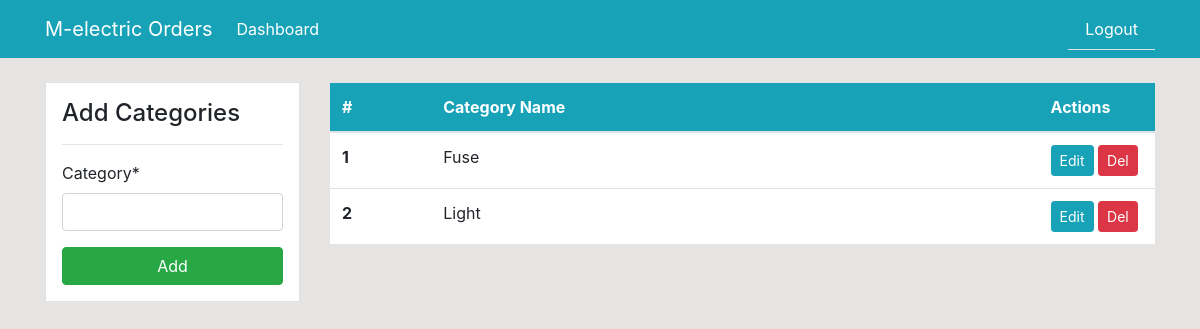
The app's page /categories (signed in), older data.
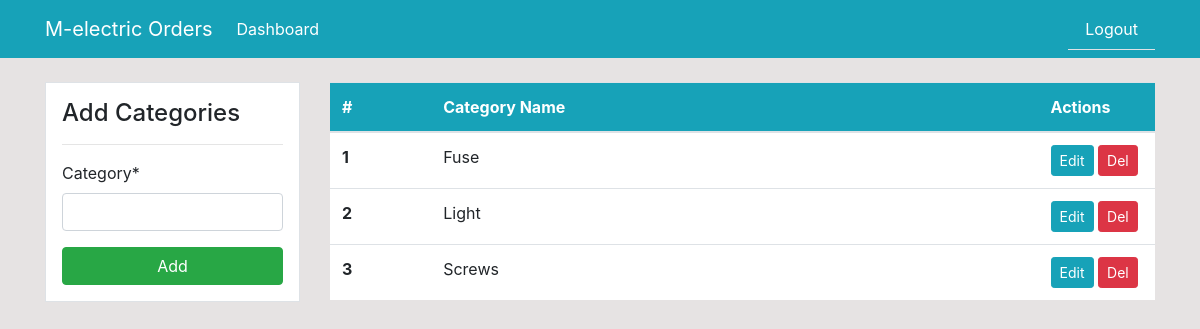
The same page, newer data.
### dashboard/models.py (models this page shows, shortened)
class Category(models.Model):
	category_name = models.CharField('Category', max_length=50)

### dashboard/views.py (the view)
# urls.py: path('categories', views.categories, name='categories'),
@login_required
def categories(request):
    categories_list = Category.objects.all()
    if request.method == 'POST':
        form = CategoryForm(request.POST)
        if form.is_valid:
            form.save()
            return redirect('categories')
    else:
        form = CategoryForm()
    context = {
        'categories_list': categories_list,
        'form': form,
    }
    return render(request, 'dashboard/categories.html', context)

### dashboard/forms.py
class CategoryForm(forms.ModelForm):
    class Meta:
        model = Category
        fields = ['category_name',]

### templates/dashboard/categories.html (shortened to what this page needs)
{% extends 'partials/base.html' %}
{% load crispy_forms_tags %}
{% block content %}
    <div class="container">
        <div class="row my-4">
            <div class="col-md-3">
                <div class="border bg-white p-3">
                    <h4>Add Categories</h4>
                    <hr>
                    <form method="POST">
                        {{ form|crispy }}
                        <input class="btn btn-success btn-block" type="submit" value="Add">
                    </form>
                </div>
            </div>
            <div class="col-md-9">
                <table class="table bg-white">
                    <thead class="bg-info">
                        <tr class="text-white">
                            <th scope="col" class="col-1" >#</th>
                            <th scope="col" class="col-6">Category Name</th>
                            <th scope="col" class="col-1">Actions</th>
                        </tr>
                    </thead>
                    <tbody>
                    {% for category in categories_list %}
                        <tr>
                            <th scope="row">{{ forloop.counter }}</th>
                            <td>{{ category.category_name }}</td>
                            <td>
                                <a class="btn btn-info btn-sm" href="{% url 'category-update' category.id %}">Edit</a>
                                <a class="btn btn-danger btn-sm" href="{% url 'category-delete' category.id %}">Del</a>
                            </td>
                        </tr>
                    {% endfor %}
                    </tbody>
                </table>
            </div>
        </div>
    </div>
{% endblock %}

Row changes from the older to the newer data that the page shows:
added Category: category_name "Screws"
